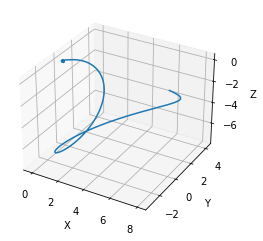

This chart was generated by the following Python code:
# -*- coding: utf-8 -*-
"""
3D visualization of a particle's path around a black hole

@author: hello
"""

import numpy as np
from scipy.integrate import odeint
import matplotlib.pyplot as plt

# Define the equations of motion for a particle in the spacetime
# around a black hole
def equations_of_motion(y, t, mass):
    r, theta, phi, p_r, p_theta, p_phi = y
    dydt = [p_r, p_theta, p_phi, -mass/(r**2), -p_r*p_theta/(r**2), 0]
    return dydt

# Parameters for the black hole and the particle
mass = 1.0 # mass of the black hole in solar masses
y0 = [8.0, np.pi/2, 0, 0.1, 0.1, 0.1] # initial conditions for the particle
t = np.linspace(0, 100, 100000) # time values to solve the equations for

# Solve the equations of motion using the odeint function
solution = odeint(equations_of_motion, y0, t, args=(mass,))

# Extract the position of the particle over time
r = solution[:, 0]
theta = solution[:, 1]
phi = solution[:, 2]

# Plot the path of the particle in 3D
fig = plt.figure()
ax = fig.add_subplot(111, projection='3d')
ax.plot(r*np.sin(theta)*np.cos(phi), r*np.sin(theta)*np.sin(phi), r*np.cos(theta))
ax.set_xlabel('X')
ax.set_ylabel('Y')
ax.set_zlabel('Z')
plt.show()
